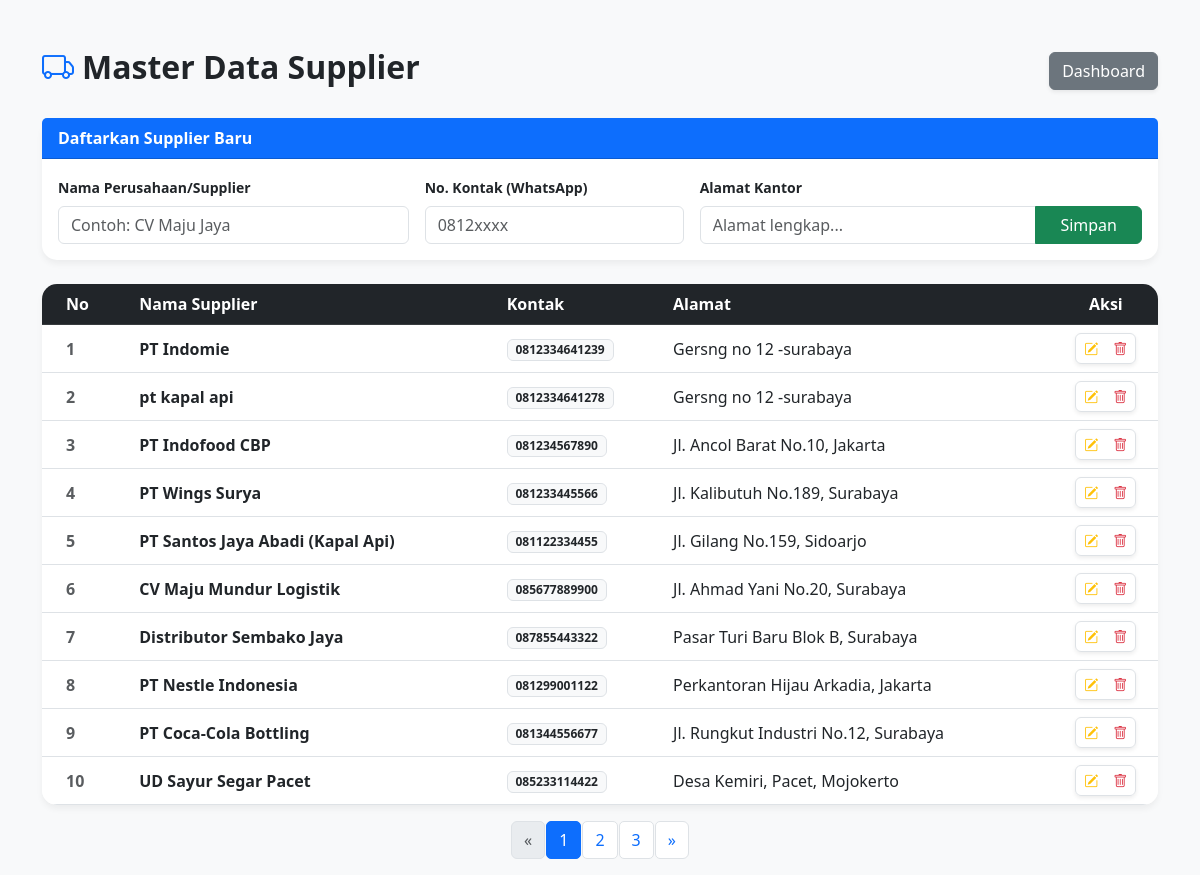
The app's page /Admin/supplier.php (signed in) with its own data.
### tables this page shows
CREATE TABLE `supplier` (
  `id_supplier` int(11) NOT NULL,
  `nama_supplier` varchar(100) DEFAULT NULL,
  `alamat` text DEFAULT NULL,
  `kontak` varchar(20) DEFAULT NULL
);

### Admin/supplier.php (the view, shortened to what this page needs)
<?php
include '../config/db.php';
$jumlahDataPerHalaman = 10;
$resultTotal = mysqli_query($conn, "SELECT COUNT(*) as total FROM supplier");
$rowTotal = mysqli_fetch_assoc($resultTotal);
$totalData = $rowTotal['total'];
$jumlahHalaman = ceil($totalData / $jumlahDataPerHalaman);
$halamanAktif = (isset($_GET['halaman'])) ? (int)$_GET['halaman'] : 1;
$awalData = ($jumlahDataPerHalaman * $halamanAktif) - $jumlahDataPerHalaman;
$result = mysqli_query($conn, "SELECT * FROM supplier ORDER BY id_supplier ASC LIMIT $awalData, $jumlahDataPerHalaman");
?>
<!DOCTYPE html>
<html lang="id">
<head>
    <link href="https://cdn.jsdelivr.net/npm/bootstrap@5.3.0/dist/css/bootstrap.min.css" rel="stylesheet">
    <link rel="stylesheet" href="https://cdn.jsdelivr.net/npm/bootstrap-icons@1.11.1/font/bootstrap-icons.css">
</head>
<body>
    <div class="container mt-5">
        <div class="d-flex justify-content-between align-items-center mb-4">
            <h2 class="fw-bold"><i class="bi bi-truck me-2 text-primary"></i>Master Data Supplier</h2>
            <a href="index.php" class="btn btn-secondary shadow-sm">Dashboard</a>
        </div>
        <div class="card card-custom mb-4">
            <div class="card-header bg-primary text-white fw-bold">Daftarkan Supplier Baru</div>
            <div class="card-body">
                <form action="" method="POST" class="row g-3">
                    <div class="col-md-4">
                        <label class="form-label small fw-bold">Nama Perusahaan/Supplier</label>
                        <input type="text" name="nama_supplier" class="form-control" placeholder="Contoh: CV Maju Jaya" required>
                    </div>
                    <div class="col-md-3">
                        <label class="form-label small fw-bold">No. Kontak (WhatsApp)</label>
                        <input type="text" name="kontak" class="form-control" placeholder="0812xxxx" required>
                    </div>
                    <div class="col-md-5">
                        <label class="form-label small fw-bold">Alamat Kantor</label>
                        <div class="input-group">
                            <input type="text" name="alamat" class="form-control" placeholder="Alamat lengkap..." required>
                            <button type="submit" name="tambah" class="btn btn-success px-4">Simpan</button>
                        </div>
                    </div>
                </form>
            </div>
        </div>
        <div class="card card-custom overflow-hidden mb-3">
            <table class="table table-hover mb-0">
                <thead class="table-dark">
                    <tr>
                        <th class="ps-4" width="8%">No</th>
                        <th>Nama Supplier</th>
                        <th>Kontak</th>
                        <th>Alamat</th>
                        <th class="text-center">Aksi</th>
                    </tr>
                </thead>
                <tbody>
                    <?php
                    $no = $awalData + 1;
                    while($row = mysqli_fetch_assoc($result)) :
                    ?>
                    <tr class="align-middle">
                        <td class="ps-4 text-muted fw-bold"><?= $no++; ?></td>
                        <td class="fw-bold"><?= $row['nama_supplier']; ?></td>
                        <td><span class="badge bg-light text-dark border"><?= $row['kontak']; ?></span></td>
                        <td><?= $row['alamat']; ?></td>
                        <td class="text-center">
                            <div class="btn-group border rounded shadow-sm">
                                <a href="edit_supplier.php?id=<?= $row['id_supplier']; ?>" class="btn btn-sm btn-outline-warning border-0"><i class="bi bi-pencil-square"></i></a>
                                <a href="supplier.php?hapus=<?= $row['id_supplier']; ?>"
                                   class="btn btn-sm btn-outline-danger border-0"
                                   onclick="return confirm('Hapus supplier ini?')">
                                   <i class="bi bi-trash"></i>
                                </a>
                            </div>
                        </td>
                    </tr>
                    <?php endwhile; ?>
                </tbody>
            </table>
        </div>
        <nav>
            <ul class="pagination justify-content-center">
                <li class="page-item <?= ($halamanAktif <= 1) ? 'disabled' : ''; ?>">
                    <a class="page-link" href="?halaman=<?= $halamanAktif - 1; ?>">&laquo;</a>
                </li>
                <?php for($i = 1; $i <= $jumlahHalaman; $i++) : ?>
                    <li class="page-item <?= ($i == $halamanAktif) ? 'active' : ''; ?>">
                        <a class="page-link" href="?halaman=<?= $i; ?>"><?= $i; ?></a>
                    </li>
                <?php endfor; ?>
                <li class="page-item <?= ($halamanAktif >= $jumlahHalaman) ? 'disabled' : ''; ?>">
                    <a class="page-link" href="?halaman=<?= $halamanAktif + 1; ?>">&raquo;</a>
                </li>
            </ul>
        </nav>
    </div>
</body>
</html>

### Admin/supplier.php (style rules this page uses)
body { background-color: #f8f9fa; }
.card-custom { border: none; border-radius: 15px; box-shadow: 0 4px 6px rgba(0,0,0,0.05); }
.page-link { color: #0d6efd; border-radius: 5px; margin: 0 2px; }
.active > .page-link { background-color: #0d6efd !important; border-color: #0d6efd !important; }

### records on screen
supplier: nama_supplier "PT Indomie", kontak "0812334641239", alamat "Gersng no 12 -surabaya"
supplier: nama_supplier "pt kapal api", kontak "0812334641278", alamat "Gersng no 12 -surabaya"
supplier: nama_supplier "PT Indofood CBP", kontak "081234567890", alamat "Jl. Ancol Barat No.10, Jakarta"
supplier: nama_supplier "PT Wings Surya", kontak "081233445566", alamat "Jl. Kalibutuh No.189, Surabaya"
supplier: nama_supplier "PT Santos Jaya Abadi (Kapal Api)", kontak "081122334455", alamat "Jl. Gilang No.159, Sidoarjo"
supplier: nama_supplier "CV Maju Mundur Logistik", kontak "085677889900", alamat "Jl. Ahmad Yani No.20, Surabaya"
supplier: nama_supplier "Distributor Sembako Jaya", kontak "087855443322", alamat "Pasar Turi Baru Blok B, Surabaya"
supplier: nama_supplier "PT Nestle Indonesia", kontak "081299001122", alamat "Perkantoran Hijau Arkadia, Jakarta"
supplier: nama_supplier "PT Coca-Cola Bottling", kontak "081344556677", alamat "Jl. Rungkut Industri No.12, Surabaya"
supplier: nama_supplier "UD Sayur Segar Pacet", kontak "085233114422", alamat "Desa Kemiri, Pacet, Mojokerto"
